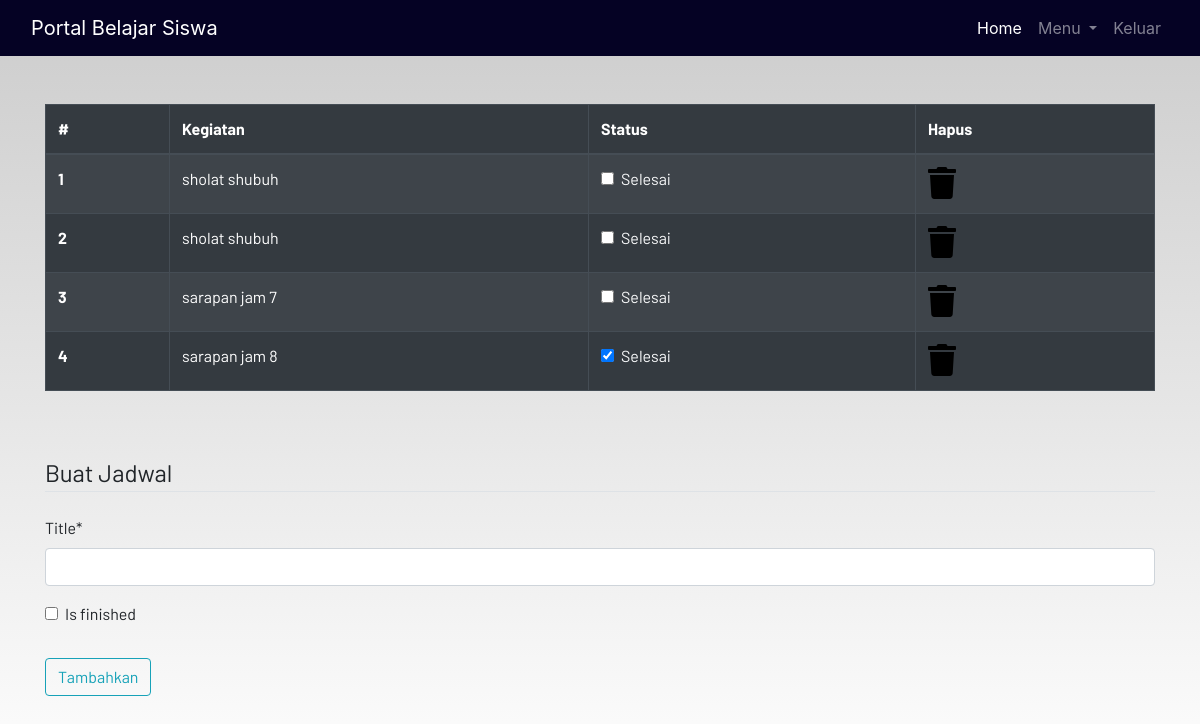
The app's page /todo (signed in) with its own data.
### dashboard/models.py (models this page shows, shortened)
class Todo(models.Model):
    user = models.ForeignKey(User,on_delete=models.CASCADE)
    title = models.CharField(max_length=100)
    is_finished = models.BooleanField(default=False)

### dashboard/views.py (the view)
# urls.py: path('todo', views.todo,name="todo"),
def todo(request):
    if request.method == 'POST':
        form = TodoForm(request.POST)
        if form.is_valid():
            try:
                finished = request.POST["is_finished"]
                if finished == 'on':
                    finished = True
                else:
                    finished = False
            except:
                finished = False
            todos = Todo(
                    user = request.user,
                    title = request.POST['title'],
                    is_finished = finished
            )
            todos.save()
            messages.success(request,f"Jadwal Ditambahkan Ke Daftar")
    else:
        form = TodoForm()
    todo = Todo.objects.filter(user=request.user)
    if len(todo) == 0:
        todos_done = True
    else:
        todos_done = False
    context = {
        'form':form,
        'todos':todo,
        'todos_done':todos_done
    }
    return render(request,"dashboard/todo.html",context)

### dashboard/forms.py
class TodoForm(forms.ModelForm):
    class Meta:
        model = Todo
        fields = ['title','is_finished']

### dashboard/templates/dashboard/todo.html (shortened to what this page needs)
{% extends 'dashboard/base.html' %}
{% load static %}
{% load crispy_forms_tags %}
{% block content %}
<div class="container">
    {% if not todos_done %}
    <table class="table table-striped table-bordered table-hover table-dark">
        <thead>
            <tr>
                <th scope="col">#</th>
                <th scope="col">Kegiatan</th>
                <th scope="col">Status</th>
                <th scope="col">Hapus</th>
            </tr>
        </thead>
        <tbody>
            {% for todo in todos %}
            <tr>
                <th scope="row">{{forloop.counter}}</th>
                <td>{{todo.title}}</td>
                <td>
                    <a href="{% url 'update-todo' todo.id %}">
                        <div class="form-check">
                            {% if todo.is_finished == True %}
                            <input class="form-check-input" type="checkbox" value="" checked>
                            {% else %}
                            <input class="form-check-input" type="checkbox" value="">
                            {% endif %}
                            <label class="form-check-label text-light" for="flexCheckDefault">
                                Selesai
                            </label>
                        </div>
                    </a>
                </td>
                <td><a href="{% url 'delete-todo' todo.id %}"><i class="fa fa-trash fa-2x"></i></a></td>
            </tr>
            {% endfor %}
        </tbody>
    </table>
    {% else %}
    <h4>Semua Kegiatan Sudah Selesai!!</h4>
{% endif %}
</div><br><br>
<div class="container">
    <form method="POST">
        <fieldset class="form-group">
            <legend class="border-bottom mb-4">Buat Jadwal</legend>
            {{form|crispy}}
        </fieldset>
        <div class="form-group">
            <button href="" class="btn btn-outline-info" type="submit">
                Tambahkan
            </button>
        </div>
    </form>
</div>
{% endblock content %}

### static/css/main.css (style rules this page uses)
html { scroll-behavior: smooth; height: 100%; width: 100%; }
a { text-decoration: none !important; color: black; }
html, body { max-width: 100%; overflow-x: hidden; height: 100%; width: 100%; }
body { background: linear-gradient(rgba(0, 0, 0, 0.2), rgba(255, 255, 255, 0.5)); overflow-x: hidden; background-repeat: no-repeat; }
.fa { color: black; }

### records on screen
Todo: title "sholat shubuh"
Todo: title "sholat shubuh"
Todo: title "sarapan jam 7"
Todo: title "sarapan jam 8"
